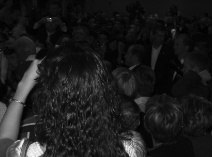
#> input picture testimg1.png, 214 x 157 px, given in place of NightDrive-2689.mp4, which was not available
$ python problem1.py
#> lines starting #> are read from the running program, lines starting #| are printed output that depends on the picture; pictures that were not available may be replaced by others from this repository, and a replacement may not be noted
### helpers.py
import numpy as np
import cv2 as cv2

lastOrientation = "BR"
size = 200
# make an array of the corner positions of a 200x200 square
perspective = np.array([[0, 0], [size - 1, 0],
                        [size - 1, size - 1], [0, size - 1]])


# Compute homography using supplemtary homography method provided by the Professor
# this is a custom function used in place of cv2.findHomography
# [38 lines left out: functions get_homograph, warp, not called in this run]


#This class exists to handle all processing related to a specific video frame
class frame:
    number = 0

    def __init__(self):
        self.number = 0

    # [18 lines left out: function get_isolated_channels, not called in this run]

    def increment_frame(self):
        """Advances the frame number by one. Returns the updated value."""
        self.number += 1
        return self.number

    def adjust_gamma(self, gamma=1.0):
        # build a lookup table mapping the pixel values [0, 255] to
        # their adjusted gamma values
        invGamma = 1.0 / gamma
        table = np.array([((i / 255.0) ** invGamma) * 255
                          for i in np.arange(0, 256)]).astype("uint8")

        # apply gamma correction using the lookup table
        return cv2.LUT(self.image, table), table

    # [47 lines left out: functions lowpass, equalizeBins, equalizeRange, not called in this run]

    def resize(self, scale):
        """Scales the image using open cv resize function based on the scale parameter.
        To scale down the scale parameter should be less than 1."""
        self.image = cv2.resize(self.image, (0, 0), fx=scale, fy=scale)

    def smooth(self,kernalSize=5):
        """Executes a GaussianBlur filter using a kernal size provided. It should be and odd number"""
        self.image = cv2.GaussianBlur(self.image,(kernalSize,kernalSize),0)

### problem1.py
# Project 2 for 673

import numpy as np
import cv2 as cv
import helpers
from matplotlib import pyplot as plt

video=cv.VideoCapture('./Videos/NightDrive-2689.mp4')

# ask user to select playback style
print("How would you like video to play?")
playback = int(input("0 - hit a key to advance each frame\n1 - the next frame is automatically processed after the previous: "))
#> the answer given: 1
if playback not in [0,1]:
    print("Unknown value,", playback)
    exit(0)

frame = helpers.frame()
gamma = helpers.frame()
while video.isOpened():
    # increment the frame number and print it
    print("Frame:",frame.increment_frame())

    # current frame is taken in, grabbed returns true or false if frame is grabbed
    (grabbed, frame.image) = video.read()
#> frame.image is the input picture: shape (157, 214, 3); mean B, G, R 30.5, 30.5, 30.5
    # if we tried to grab a frame but the video ended, break the loop
    if grabbed == False:
        break

    frame.resize(0.3)
#> in resize, `self.image = cv2.resize(self.image, (0, 0), fx=scale, fy=scale)`:
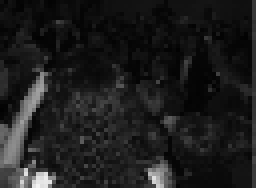
#> self.image: shape (47, 64, 3) (shown 4 times larger); mean B, G, R 28.9, 28.9, 28.9
    cv.imshow("rezied src", frame.image)
    gamma.image = frame.image.copy()


    gamma.image, table = gamma.adjust_gamma(2.0)
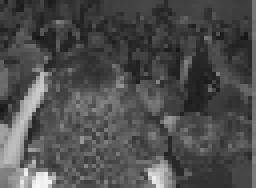
#> gamma.image: shape (47, 64, 3) (shown 4 times larger); mean of channels 0, 1, 2 77.7, 77.7, 77.7; drawn as B, G, R
#> table = 256 values from 0 to 255
    # frame.smooth(3)

    cv.imshow("gamma",gamma.image)


    key = cv.waitKey(playback) & 0xFF
#> (key q is pressed here)
    if key == 27 or key == ord("q"):
        break

video.release()
cv.destroyAllWindows()

$ run again, on testimg2.png
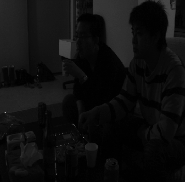
#> input picture testimg2.png, 186 x 182 px, given in place of NightDrive-2689.mp4, which was not available
#> frame.image is the input picture: shape (182, 186, 3); mean B, G, R 15.8, 15.8, 15.8
#> in resize, `self.image = cv2.resize(self.image, (0, 0), fx=scale, fy=scale)`:
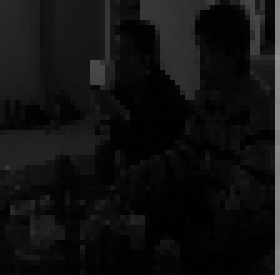
#> self.image: shape (55, 56, 3) (shown 5 times larger); mean B, G, R 16.5, 16.4, 16.5
#> `gamma.image, table = gamma.adjust_gamma(2.0)`:
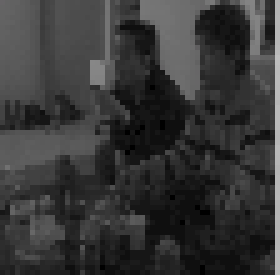
#> gamma.image: shape (55, 56, 3) (shown 5 times larger); mean of channels 0, 1, 2 55.1, 55.1, 55.1; drawn as B, G, R
#> table = 256 values from 0 to 255

$ run again, on testimg3.png
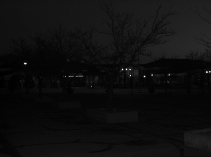
#> input picture testimg3.png, 211 x 157 px, given in place of NightDrive-2689.mp4, which was not available
#> frame.image is the input picture: shape (157, 211, 3); mean B, G, R 14.9, 14.9, 14.9
#> `gamma.image, table = gamma.adjust_gamma(2.0)`:
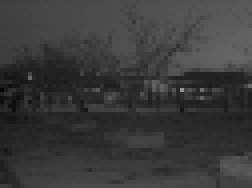
#> gamma.image: shape (47, 63, 3) (shown 4 times larger); mean of channels 0, 1, 2 57.9, 57.9, 57.9; drawn as B, G, R
#> table = 256 values from 0 to 255
